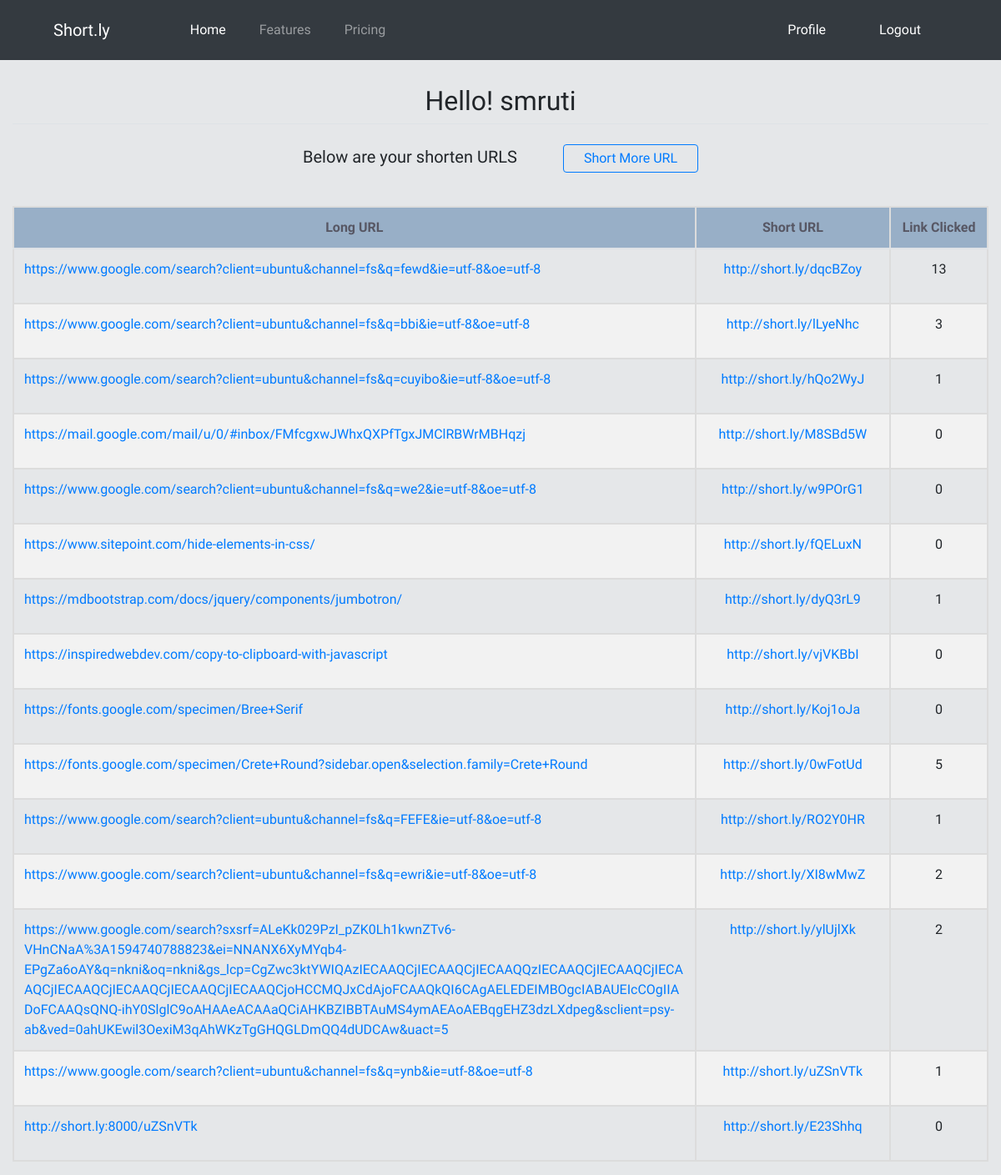
Screenshot of /profile/ (signed in) with the database file from the repository.
### short_url/models.py (models this page shows, shortened)
class Link(models.Model):
    long_url = models.URLField(null=True, blank=False)
    shortcode = models.CharField(blank=False,max_length=7)
    visits = models.IntegerField(default=0)
    user = models.ForeignKey(User, on_delete=models.CASCADE)

### users/views.py (the view)
# urls.py: path('profile/', user_views.profile, name='profile'),
@login_required()
def profile(request,*args,**kwargs):
    user1 = request.user
    urls = Link.objects.filter(user=user1)
    return render(request, 'users/profile.html',{'url':urls})

### users/templates/users/profile.html
{% extends 'base.html' %}
{% block content %}
<div class="new">
<div class="container-fluid new" >
    <h2 style="text-align:center;margin-top:30px;font-family: 'Crete Round', serif;">Hello! {{request.user}}</h2>
    <div class="border-top pb-2">
         <br><h5 style="text-align:center;font-family: 'Crete Round', serif;">Below are your shorten URLS
        <a class="btn btn-outline-primary py-1 pl-4 pr-4" style="margin-left:50px;font-family: 'Crete Round', serif;" href="{% url 'home-page' %}" role="button">Short More URL</a></h5>
    </div>
    <table class="table table-hover">
    <thead>
        <tr style="text-align:center;">
          <th colspan="7" scope="col">Long URL</th>
          <th colspan="2" scope="col">Short URL</th>
          <th scope="col">Link Clicked</th>
          <br>
        </tr>
    </thead>
    <tbody>
    {% for data in url %}
    <tr>
        <td colspan="7"><a href="{{ data.long_url }}" target="_blank">{{ data.long_url }}</a></td>
        <td colspan="2" style="text-align:center;" ><a href=" http://short.ly:8000/{{ data.shortcode }}" target="_ blank" > http://short.ly/{{ data.shortcode }}</a></td>
        <td><p style="text-align:center;"> {{ data.visits }}</p></td>
    </tr>
    {% endfor %}
    </tbody>
    </div>
    </div>
{% endblock %}

### short_url/templates/base.html (shortened to what this page needs)
{% load static %}
<!DOCTYPE html>
<html lang="en">
<head>
    <link rel="stylesheet" type="text/css" href="{% static 'css/bootstrap.css' %}">
    <link rel="stylesheet" type="text/css" href="{% static 'css/main.css' %}" >
</head>
<body style="background:#e5e7e9;">
 {% include 'nav.html' %}
 <div style="font-family: 'Crete Round', serif;" >
 <div>
     {% block content %}{% endblock %}
 </div>
 </div>
</body>
</html>

### short_url/templates/nav.html (shortened to what this page needs)
{% load static %}
<!DOCTYPE html>
<html lang="en">
<head>
    <link rel="stylesheet" type="text/css" href="{% static 'css/bootstrap.css' %}">
</head>
<body >
<nav class="navbar navbar-expand-lg navbar-dark bg-dark" style="font-family: 'Crete Round', serif;">
  <a class="navbar-brand glow ml-5" href="#">Short.ly</a>
  <div class="collapse navbar-collapse" id="navbarText">
    <ul class="navbar-nav mr-auto">
      <li class="nav-item active ml-4">
        <a class="nav-link ml-5" href="{% url 'home-page' %}">Home <span class="sr-only">(current)</span></a>
      </li>
      <li class="nav-item ml-4">
        <a class="nav-link" href="#">Features</a>
      </li>
      <li class="nav-item ml-4 ">
        <a class="nav-link" href="#">Pricing</a>
      </li>
    </ul>
  </div>
<div>
    <span class="navbar-text mx-4" >
        <ul class="navbar-nav mr-auto ">
            {% if user.is_authenticated %}
            <li class="nav-item active">
            <a class="nav-link mr-5" href="{% url 'profile' %}">Profile</a>
            <li class="nav-item active">
            <a class="nav-link mr-5" href="{% url 'logout' %}">Logout</a>
            {% endif %}
        </ul>
    </span>
</div>
</nav>
<link rel="stylesheet" type="text/css" href="{% static 'css/bootstrap.js' %}">
</body>
</html>

### static/css/main.css (style rules this page uses)
table { table-layout: fixed; }
table, th, td { border: 2px solid #DCDCDC ; font-family: 'Crete Round', serif; }
td { word-wrap: break-word; }
th { text-align:center; font-family: 'Crete Round', serif; background-color: #98AFC7; color: #575764; }
tr:nth-child(even) { background-color: #f2f2f2; font-family: 'Crete Round', serif; }
td { padding: 15px; text-align: left; font-family: 'Crete Round', serif; }

### rows the page displays
Link: long_url "https://www.google.com/search?client=ubuntu&channel=fs&q=fewd&ie=utf-8&oe=utf-8", shortcode "dqcBZoy", visits "13"
Link: long_url "https://www.google.com/search?client=ubuntu&channel=fs&q=bbi&ie=utf-8&oe=utf-8", shortcode "lLyeNhc", visits "3"
Link: long_url "https://www.google.com/search?client=ubuntu&channel=fs&q=cuyibo&ie=utf-8&oe=utf-8", shortcode "hQo2WyJ", visits "1"
Link: long_url "https://mail.google.com/mail/u/0/#inbox/FMfcgxwJWhxQXPfTgxJMClRBWrMBHqzj", shortcode "M8SBd5W", visits "0"
Link: long_url "https://www.google.com/search?client=ubuntu&channel=fs&q=we2&ie=utf-8&oe=utf-8", shortcode "w9POrG1", visits "0"
Link: long_url "https://www.sitepoint.com/hide-elements-in-css/", shortcode "fQELuxN", visits "0"
Link: long_url "https://mdbootstrap.com/docs/jquery/components/jumbotron/", shortcode "dyQ3rL9", visits "1"
Link: long_url "https://inspiredwebdev.com/copy-to-clipboard-with-javascript", shortcode "vjVKBbI", visits "0"
Link: long_url "https://fonts.google.com/specimen/Bree+Serif", shortcode "Koj1oJa", visits "0"
Link: long_url "https://fonts.google.com/specimen/Crete+Round?sidebar.open&selection.family=Crete+Round", shortcode "0wFotUd", visits "5"
Link: long_url "https://www.google.com/search?client=ubuntu&channel=fs&q=FEFE&ie=utf-8&oe=utf-8", shortcode "RO2Y0HR", visits "1"
Link: long_url "https://www.google.com/search?client=ubuntu&channel=fs&q=ewri&ie=utf-8&oe=utf-8", shortcode "XI8wMwZ", visits "2"
Link: long_url "https://www.google.com/search?sxsrf=ALeKk029PzI_pZK0Lh1kwnZTv6-VHnCNaA%3A1594740788823&ei=NNANX6XyMYqb4-EPgZa6oAY&q=nkni&oq=nkni&gs_lcp=CgZwc3ktYWIQAzIECAAQCjIECAAQCjIECAAQQzIECAAQCjIECAAQCjIECAAQCjIECAAQCjIECAAQCjIECAAQCjIECAAQCjoHCCMQJxCdAjoFCAAQkQI6CAgAELEDEIMBOgcIABAUEIcCOgIIADoFCAAQsQNQ-ihY0SlglC9oAHAAeACAAaQCiAHKBZIBBTAuMS4ymAEAoAEBqgEHZ3dzLXdpeg&sclient=psy-ab&ved=0ahUKEwil3OexiM3qAhWKzTgGHQGLDmQQ4dUDCAw&uact=5", shortcode "ylUjlXk", visits "2"
Link: long_url "https://www.google.com/search?client=ubuntu&channel=fs&q=ynb&ie=utf-8&oe=utf-8", shortcode "uZSnVTk", visits "1"
Link: long_url "http://short.ly:8000/uZSnVTk", shortcode "E23Shhq", visits "0"

### other values shown
{{ request.user }} "smruti"
